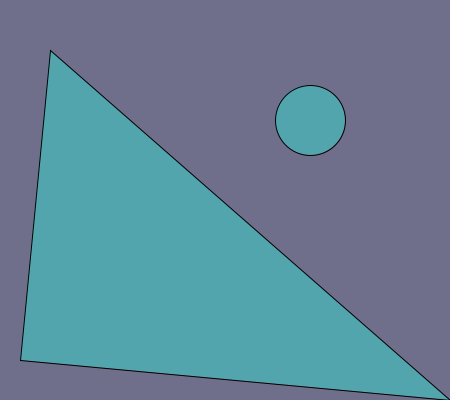
Frame 1 (no input)
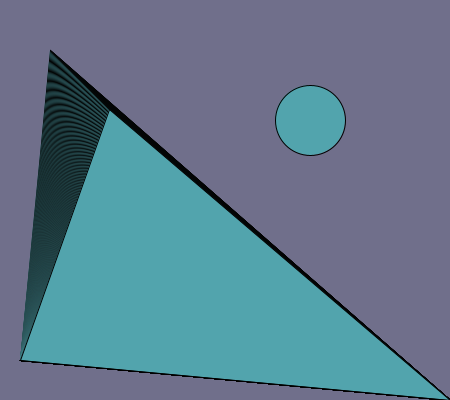
Frame 60 (the mouse pressed at the canvas centre just before this capture)
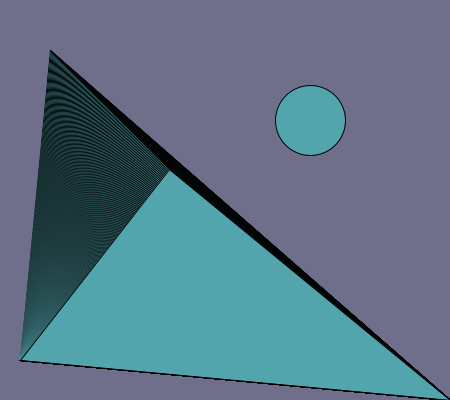
Frame 120 (the mouse held since frame 60 and released just before this capture)

The Processing sketch that drew these frames (run headless with seeded random() and noise(); from frame 60 on, the mouse is pressed at the canvas centre):

// Processing sketch: processing_1242
// ── processing_1242.pde

int x;
int y; 

void setup(){
  size(450,400);
  background(112,111,139);
  fill(82,164,173);
  ellipse(310,120,70,70);

  x=50;
  y=50;
}

void draw(){
  fill(82,164,173);
  triangle(x,y,20,360,width,height);
  x = x + 1;
  if ( x > 350){
    x = 350;
  }
  
  y = y + 1;
    if (y > 360){
    y = 360;
  }
}
